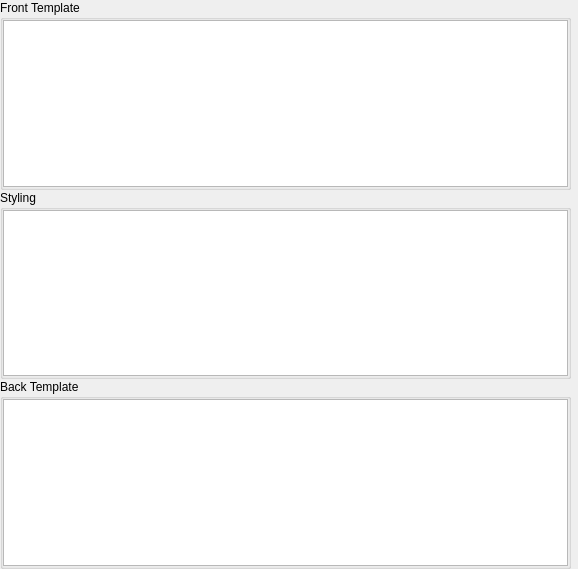
<?xml version="1.0" encoding="UTF-8"?>
<ui version="4.0">
 <class>Form</class>
 <widget class="QWidget" name="Form">
  <property name="geometry">
   <rect>
    <x>0</x>
    <y>0</y>
    <width>578</width>
    <height>569</height>
   </rect>
  </property>
  <property name="sizePolicy">
   <sizepolicy hsizetype="Expanding" vsizetype="Preferred">
    <horstretch>0</horstretch>
    <verstretch>0</verstretch>
   </sizepolicy>
  </property>
  <property name="windowTitle">
   <string>Form</string>
  </property>
  <layout class="QVBoxLayout" name="verticalLayout_5">
   <property name="spacing">
    <number>0</number>
   </property>
   <property name="leftMargin">
    <number>0</number>
   </property>
   <property name="topMargin">
    <number>0</number>
   </property>
   <property name="rightMargin">
    <number>0</number>
   </property>
   <property name="bottomMargin">
    <number>0</number>
   </property>
   <item>
    <layout class="QHBoxLayout" name="horizontalLayout_2">
     <property name="spacing">
      <number>0</number>
     </property>
     <item>
      <widget class="QGroupBox" name="groupBox">
       <property name="title">
        <string>Front Template</string>
       </property>
       <layout class="QVBoxLayout" name="tlayout1">
        <property name="spacing">
         <number>0</number>
        </property>
        <property name="leftMargin">
         <number>0</number>
        </property>
        <property name="topMargin">
         <number>0</number>
        </property>
        <property name="rightMargin">
         <number>0</number>
        </property>
        <property name="bottomMargin">
         <number>0</number>
        </property>
        <item>
         <widget class="QTextEdit" name="front">
          <property name="styleSheet">
           <string notr="true">background:url(:/icons/Mainwindow_bg.jpg)</string>
          </property>
         </widget>
        </item>
       </layout>
      </widget>
     </item>
     <item>
      <widget class="QLabel" name="label1">
       <property name="text">
        <string/>
       </property>
      </widget>
     </item>
    </layout>
   </item>
   <item>
    <layout class="QHBoxLayout" name="horizontalLayout">
     <property name="spacing">
      <number>0</number>
     </property>
     <item>
      <widget class="QGroupBox" name="groupBox_3">
       <property name="title">
        <string>Styling</string>
       </property>
       <layout class="QVBoxLayout" name="tlayout2">
        <property name="spacing">
         <number>0</number>
        </property>
        <property name="leftMargin">
         <number>0</number>
        </property>
        <property name="topMargin">
         <number>0</number>
        </property>
        <property name="rightMargin">
         <number>0</number>
        </property>
        <property name="bottomMargin">
         <number>0</number>
        </property>
        <item>
         <widget class="QTextEdit" name="css">
          <property name="styleSheet">
           <string notr="true">background:url(:/icons/Mainwindow_bg.jpg)</string>
          </property>
         </widget>
        </item>
       </layout>
      </widget>
     </item>
     <item>
      <layout class="QVBoxLayout" name="verticalLayout_4">
       <property name="spacing">
        <number>0</number>
       </property>
       <item>
        <spacer name="verticalSpacer">
         <property name="orientation">
          <enum>Qt::Vertical</enum>
         </property>
         <property name="sizeType">
          <enum>QSizePolicy::Preferred</enum>
         </property>
         <property name="sizeHint" stdset="0">
          <size>
           <width>1</width>
           <height>15</height>
          </size>
         </property>
        </spacer>
       </item>
       <item>
        <widget class="QLabel" name="labelc1">
         <property name="text">
          <string/>
         </property>
        </widget>
       </item>
       <item>
        <spacer name="verticalSpacer_2">
         <property name="orientation">
          <enum>Qt::Vertical</enum>
         </property>
         <property name="sizeHint" stdset="0">
          <size>
           <width>1</width>
           <height>40</height>
          </size>
         </property>
        </spacer>
       </item>
       <item>
        <widget class="QLabel" name="labelc2">
         <property name="text">
          <string/>
         </property>
        </widget>
       </item>
       <item>
        <spacer name="verticalSpacer_3">
         <property name="orientation">
          <enum>Qt::Vertical</enum>
         </property>
         <property name="sizeType">
          <enum>QSizePolicy::Preferred</enum>
         </property>
         <property name="sizeHint" stdset="0">
          <size>
           <width>1</width>
           <height>10</height>
          </size>
         </property>
        </spacer>
       </item>
      </layout>
     </item>
    </layout>
   </item>
   <item>
    <layout class="QHBoxLayout" name="horizontalLayout_3">
     <property name="spacing">
      <number>0</number>
     </property>
     <item>
      <widget class="QGroupBox" name="groupBox_2">
       <property name="sizePolicy">
        <sizepolicy hsizetype="Expanding" vsizetype="Preferred">
         <horstretch>10</horstretch>
         <verstretch>0</verstretch>
        </sizepolicy>
       </property>
       <property name="title">
        <string>Back Template</string>
       </property>
       <layout class="QVBoxLayout" name="tlayout3">
        <property name="spacing">
         <number>0</number>
        </property>
        <property name="leftMargin">
         <number>0</number>
        </property>
        <property name="topMargin">
         <number>0</number>
        </property>
        <property name="rightMargin">
         <number>0</number>
        </property>
        <property name="bottomMargin">
         <number>0</number>
        </property>
        <item>
         <widget class="QTextEdit" name="back">
          <property name="styleSheet">
           <string notr="true">background:url(:/icons/Mainwindow_bg.jpg)</string>
          </property>
         </widget>
        </item>
       </layout>
      </widget>
     </item>
     <item>
      <widget class="QLabel" name="label2">
       <property name="text">
        <string/>
       </property>
      </widget>
     </item>
    </layout>
   </item>
  </layout>
 </widget>
 <resources>
  <include location="icons.qrc"/>
 </resources>
 <connections/>
</ui>
